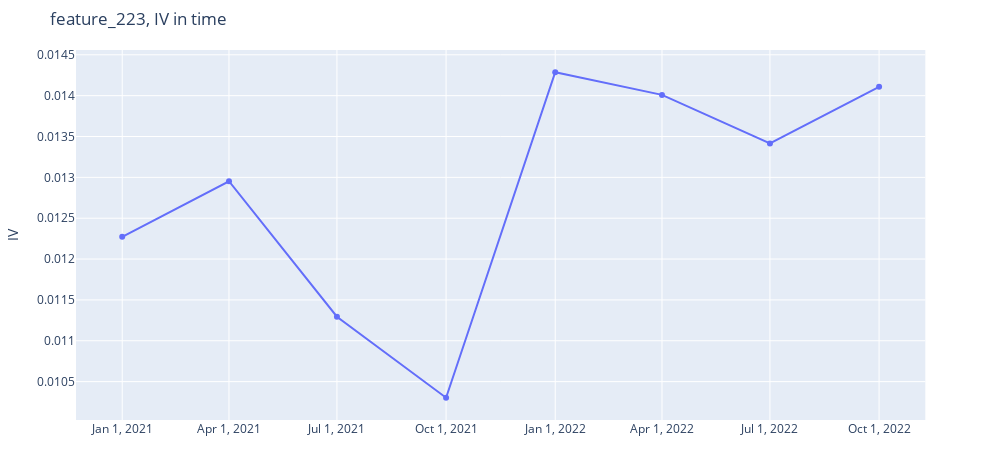

The notebook cell saved with this chart:
### Code cell
# примерно так это должно будет выглядеть
plot_metric_time(df["feature_223"], df['target'], df['quarter'], metric='IV') #

### Figure 1 — Plotly figure (JSON) as saved in the notebook; plotly's stock layout.template omitted (floating-point values rounded to 4 significant figures)
{"data": [{"mode": "markers+lines", "name": "feature_223", "type": "scatter", "x": ["2021-01-01T00:00:00", "2021-04-01T00:00:00", "2021-07-01T00:00:00", "2021-10-01T00:00:00", "2022-01-01T00:00:00", "2022-04-01T00:00:00", "2022-07-01T00:00:00", "2022-10-01T00:00:00"], "y": [0.01227, 0.01295, 0.01129, 0.0103, 0.01429, 0.01401, 0.01342, 0.01411]}], "layout": {"height": 450, "margin": {"b": 30, "l": 30, "r": 30, "t": 50}, "title": {"text": "feature_223, IV in time"}, "width": 1000, "xaxis": {"domain": [0, 0.95], "showgrid": true, "tickvals": ["2021-01-01T00:00:00", "2021-04-01T00:00:00", "2021-07-01T00:00:00", "2021-10-01T00:00:00", "2022-01-01T00:00:00", "2022-04-01T00:00:00", "2022-07-01T00:00:00", "2022-10-01T00:00:00"]}, "yaxis": {"title": {"text": "IV"}}}}
